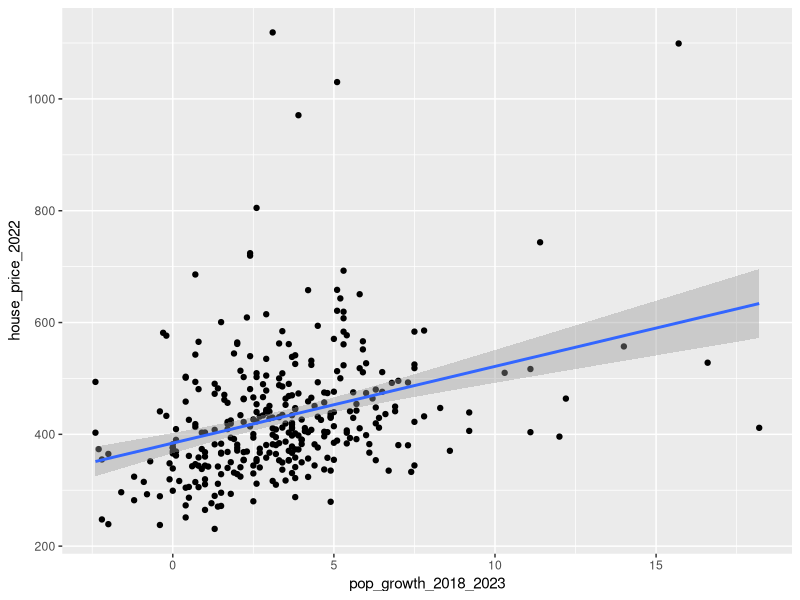
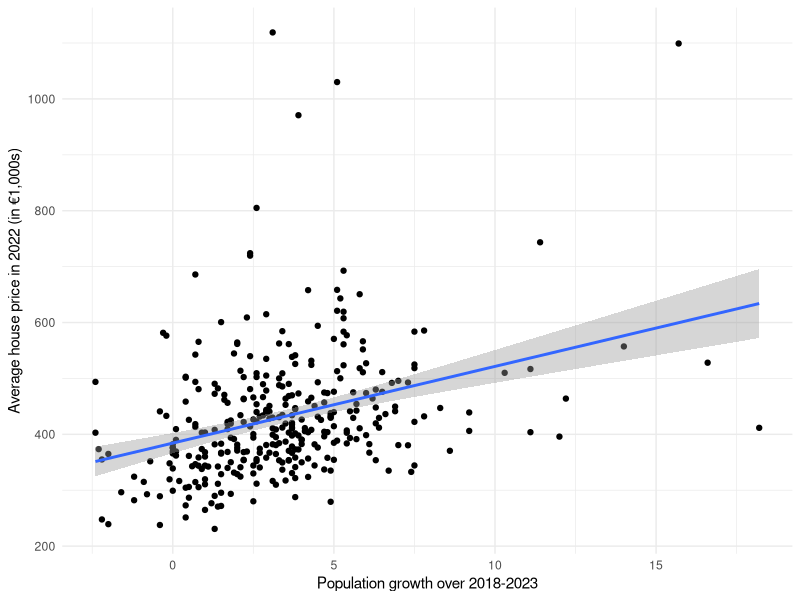

Recreate these plots in R, in order.
## ---- chunk 1
df1 <- read.csv("cpb-house-prices.csv", sep = ";", dec = ",")
names(df1) <- c("municipality", "house_price_2022", "house_price_2021")

df2 <- read.csv("cpb-pop-growth.csv")
names(df2) <- c("municipality", "pop_growth_2018_2023")
## ---- chunk 2
test1 <- merge(df1, df2, by = "municipality", all.y = TRUE)
test1[is.na(test1$house_price_2022), ]
## ---- chunk 3
df2$municipality[!(df2$municipality %in% df1$municipality)]
## ---- chunk 4
test2 <- merge(df1, df2, by = "municipality", all.x = TRUE)
test2[is.na(test2$pop_growth_2018_2023), ]
nrow(test2[is.na(test2$pop_growth_2018_2023), ])
## ---- chunk 5
df1$municipality[!(df1$municipality %in% df2$municipality)]
length(df1$municipality[!(df1$municipality %in% df2$municipality)])
## ---- chunk 6
df <- merge(df1, df2, by = "municipality")

library(ggplot2)
ggplot(df, aes(pop_growth_2018_2023, house_price_2022)) +
  geom_point() +
  geom_smooth(method = "lm")
## ---- chunk 7
ggplot(df, aes(pop_growth_2018_2023, house_price_2022)) +
  geom_point() +
  geom_smooth(method = "lm") +
  xlab("Population growth over 2018-2023") +
  ylab("Average house price in 2022 (in €1,000s)") +
  theme_minimal()
## ---- chunk 8
library(reshape2)
df1_long <- melt(df1, id.vars = "municipality")
nrow(df1_long)
## ---- chunk 9
df1_returned <- dcast(df1_long, municipality ~ variable)
## ---- chunk 10
summary(df1)
summary(df1_returned)
## ---- chunk 11
df3 <- read.csv("municipality-province.csv")
names(df3) <- c("municipality", "province")
## ---- chunk 12
df <- merge(df, df3, by = "municipality")
## ---- chunk 13
tmp <- aggregate(house_price_2022 ~ province, data = df, FUN = mean)
tmp
## ---- chunk 14
tmp[order(tmp$house_price_2022, decreasing = TRUE), ]$province[1]
